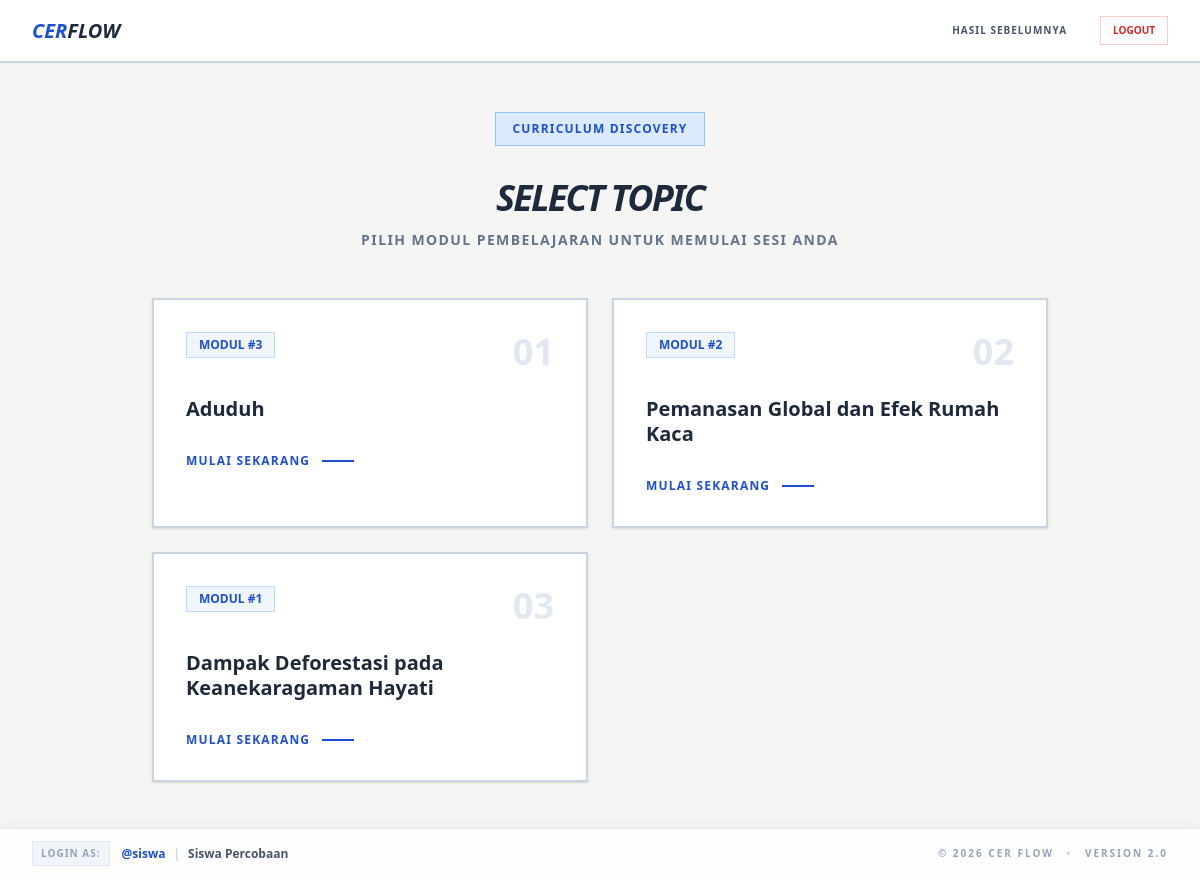
/siswa.php (signed in), run on an earlier commit of the app's database.
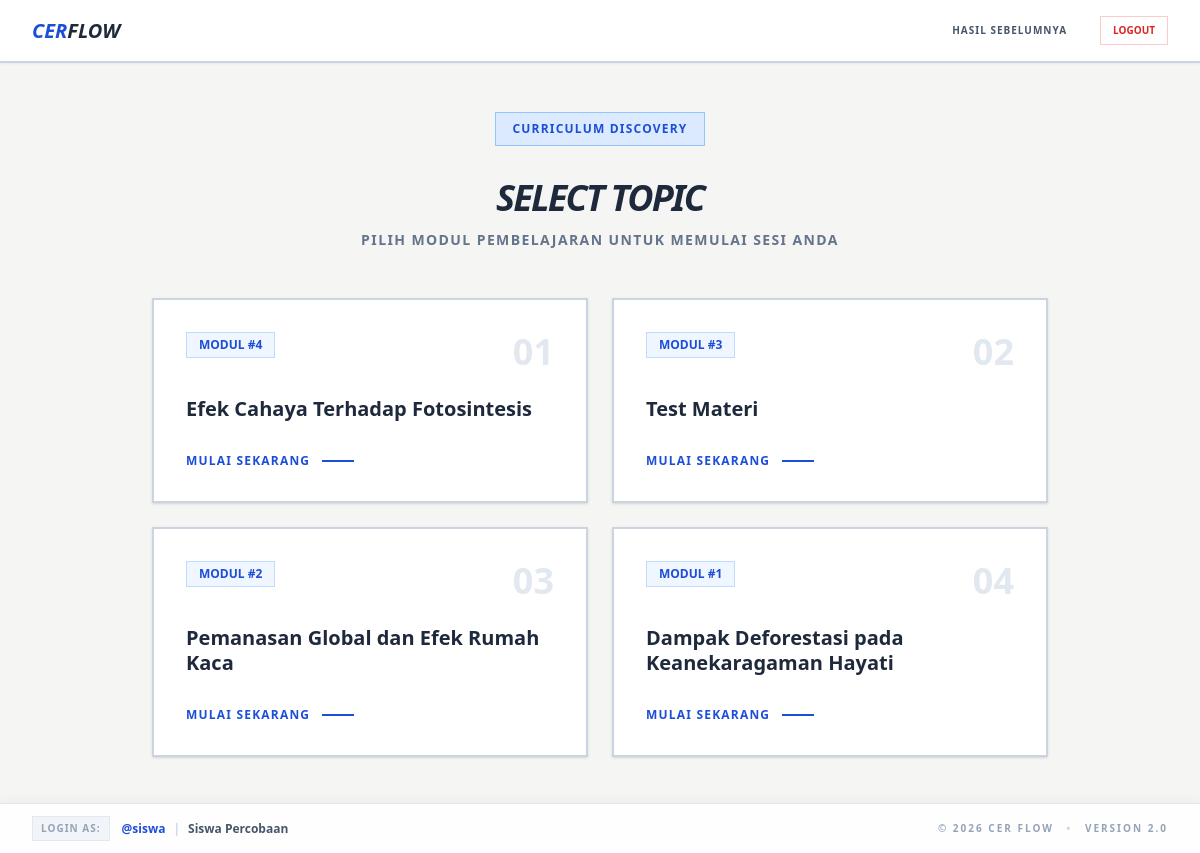
And on a later commit of the database.
### tables this page shows
CREATE TABLE `cer_maps` (
  `id` int NOT NULL AUTO_INCREMENT,
  `title` varchar(100) NOT NULL,
  `allow_feedback` tinyint(1) NOT NULL DEFAULT '1',
  `reading_text` text,
  `allow_reading` tinyint(1) NOT NULL DEFAULT '1',
  `created_at` timestamp NOT NULL DEFAULT CURRENT_TIMESTAMP,
  PRIMARY KEY (`id`)
);

### app/Models/CERMap.php (called while the page is built, shortened)
<?php
class CERMap {
    private $conn;
    private $table_maps = "cer_maps";
    public function __construct($db) {
        $this->conn = $db;
    }
    public function getAll() {
        $query = "SELECT * FROM " . $this->table_maps . " ORDER BY id DESC";
        $stmt = $this->conn->prepare($query);
        $stmt->execute();
        return $stmt->fetchAll(PDO::FETCH_ASSOC);
    }
}
?>

### siswa.php (the view, shortened to what this page needs)
<?php
require_once 'app/Models/CERMap.php';
$database = new Database();
$db = $database->getConnection();
$cerMapModel = new CERMap($db);
$maps = $cerMapModel->getAll();
include 'partials/header.php';
include 'partials/navbar.php';
?>
<div id="view-selector" class="fixed inset-0 z-[40] bg-stone-100 p-12 pt-28 pb-24 overflow-y-auto">
    <div class="max-w-4xl mx-auto">
        <div class="text-center mb-12">
            <span class="text-xs font-black text-blue-700 bg-blue-100 px-4 py-2 uppercase tracking-widest mb-4 inline-block border border-blue-300">Curriculum Discovery</span>
            <h2 class="text-4xl font-black text-slate-800 uppercase italic tracking-tighter mt-4">Select Topic</h2>
            <p class="text-slate-500 text-sm font-bold uppercase tracking-widest mt-3">Pilih modul pembelajaran untuk memulai sesi Anda</p>
        </div>
        <div class="grid grid-cols-1 md:grid-cols-2 gap-6" id="map-grid">
            <?php foreach($maps as $index => $map): ?>
            <div onclick="startLearning(<?= $index ?>)" class="bg-white p-8 border-2 border-slate-300 hover:border-blue-600 cursor-pointer shadow hover:shadow-lg hover:-translate-y-1 transition-all group relative overflow-hidden">
                <div class="flex justify-between items-start mb-6">
                    <span class="text-xs font-black text-blue-700 bg-blue-50 px-3 py-1 border border-blue-200 uppercase">MODUL #<?= $map['id'] ?></span>
                    <span class="text-slate-200 group-hover:text-blue-100 transition-colors font-black text-4xl">0<?= $index + 1 ?></span>
                </div>
                <h4 class="font-black text-slate-800 text-xl group-hover:text-blue-700 leading-tight mb-8"><?= htmlspecialchars($map['title']) ?></h4>
                <div class="flex items-center gap-3 text-blue-700">
                    <span class="text-xs font-black uppercase tracking-widest">Mulai Sekarang</span>
                    <div class="w-8 h-[2px] bg-blue-700 transition-all group-hover:w-14"></div>
                </div>
            </div>
            <?php endforeach; ?>
        </div>
    </div>
</div>
<?php include 'partials/footer.php'; ?>

### partials/header.php (shortened to what this page needs)
<!DOCTYPE html>
<html lang="en">
<head>
    <script src="https://cdn.tailwindcss.com"></script>
    <link rel="stylesheet" href="assets/css/style.css">
</head>
<body class="bg-stone-100 min-h-screen flex flex-col font-sans text-slate-800">

### partials/navbar.php (shortened to what this page needs)
<?php
$role = isset($_SESSION['role']) ? $_SESSION['role'] : null;
$navContext = isset($navContext) ? $navContext : 'admin';
?>
<nav class="bg-white border-b-2 border-slate-300 px-8 py-4 flex justify-between items-center sticky top-0 z-50 shadow-sm">
    <div class="flex items-center gap-4">
        <a href="index.php">
            <h1 class="text-xl font-black text-blue-700 italic uppercase">CER<span class="text-slate-800">Flow</span></h1>
        </a>
    </div>
    <div class="flex items-center gap-3">
        <?php if ($role == 'guru'): ?>
            <?php if ($navContext === 'admin'): ?>
                <a href="maps.php" class="text-sm font-bold text-slate-600 hover:text-blue-700 hover:bg-blue-50 px-4 py-2 border border-transparent hover:border-blue-200 transition-all">📚 Materi</a>
                <a href="users.php" class="text-sm font-bold text-slate-600 hover:text-blue-700 hover:bg-blue-50 px-4 py-2 border border-transparent hover:border-blue-200 transition-all">👥 Users</a>
                <a href="logs.php" class="text-sm font-bold text-slate-600 hover:text-blue-700 hover:bg-blue-50 px-4 py-2 border border-transparent hover:border-blue-200 transition-all">📝 Log Aktivitas</a>
                <a href="report.php" class="text-sm font-bold text-slate-600 hover:text-blue-700 hover:bg-blue-50 px-4 py-2 border border-transparent hover:border-blue-200 transition-all">📊 Laporan Nilai</a>
                <a href="settings.php" class="text-sm font-bold text-slate-600 hover:text-blue-700 hover:bg-blue-50 px-4 py-2 border border-transparent hover:border-blue-200 transition-all">⚙️ Settings</a>
            <?php else: ?>
                <a href="maps.php" class="text-sm font-bold <?php echo $navContext === 'maps' ? 'text-blue-700 border-b-2 border-blue-700' : 'text-slate-600 hover:text-blue-700'; ?> px-4 py-2 transition-all">📚 Materi</a>
                <a href="users.php" class="text-sm font-bold <?php echo $navContext === 'users' ? 'text-blue-700 border-b-2 border-blue-700' : 'text-slate-600 hover:text-blue-700'; ?> px-4 py-2 transition-all">👥 Users</a>
                <a href="logs.php" class="text-sm font-bold <?php echo $navContext === 'logs' ? 'text-blue-700 border-b-2 border-blue-700' : 'text-slate-600 hover:text-blue-700'; ?> px-4 py-2 transition-all">📝 Log Aktivitas</a>
                <a href="report.php" class="text-sm font-bold <?php echo $navContext === 'report' ? 'text-blue-700 border-b-2 border-blue-700' : 'text-slate-600 hover:text-blue-700'; ?> px-4 py-2 transition-all">📊 Laporan Nilai</a>
                <a href="settings.php" class="text-sm font-bold <?php echo $navContext === 'settings' ? 'text-blue-700 border-b-2 border-blue-700' : 'text-slate-600 hover:text-blue-700'; ?> px-4 py-2 transition-all">⚙️ Settings</a>
                <a href="admin.php" class="bg-slate-800 text-white px-6 py-2 text-sm font-bold shadow hover:bg-black transition-all">← Kembali ke Studio</a>
            <?php endif; ?>
        <?php elseif ($role == 'siswa'): ?>
            <?php if ($navContext === 'history' || $navContext === 'report'): ?>
                <a href="siswa.php" class="bg-slate-800 text-white px-4 py-1.5 text-[10px] font-black uppercase tracking-widest shadow hover:bg-black transition-all mr-1">← Kembali</a>
            <?php else: ?>
                <a href="history.php" class="text-[10px] font-black text-slate-600 uppercase tracking-widest hover:text-blue-700 hover:bg-blue-50 px-3 py-1.5 border border-transparent hover:border-blue-200 transition-all mr-1">Hasil Sebelumnya</a>
            <?php endif; ?>
        <?php endif; ?>
        <?php if ($role): ?>
            <a href="logout.php" class="text-[10px] font-black text-red-600 hover:bg-red-50 px-3 py-1.5 border border-red-200 hover:border-red-400 transition-all ml-1">LOGOUT</a>
        <?php endif; ?>
    </div>
</nav>

### partials/footer.php (shortened to what this page needs)
    <footer class="fixed bottom-0 left-0 right-0 bg-white border-t border-slate-200 py-3 px-8 z-[100] flex justify-between items-center shadow-[0_-4px_10px_rgba(0,0,0,0.03)] backdrop-blur-sm bg-white/90">
        <?php if (isset($_SESSION['user_id'])): ?>
            <div class="flex items-center gap-3">
                <div class="text-[10px] uppercase font-black tracking-widest text-slate-400 bg-slate-100 px-2 py-1 border border-slate-200">Login as:</div>
                <div class="text-xs font-bold flex items-center gap-2">
                    <span class="text-blue-700">@<?php echo $_SESSION['username']; ?></span>
                    <span class="text-slate-300">|</span>
                    <span class="text-slate-600"><?php echo $_SESSION['namalengkap']; ?></span>
                </div>
            </div>
        <?php else: ?>
            <div></div>
        <?php endif; ?>
        <div class="text-slate-400 text-[10px] font-black uppercase tracking-[0.2em]">
            &copy; <?php echo date('Y'); ?> CER Flow <span class="text-slate-300 mx-2">•</span> Version 2.0
        </div>
    </footer>
</body>
</html>

### siswa.php (style rules this page uses)
body { user-select: none; overflow: hidden; background: #f4f5f7; }

### partials/header.php (style rules this page uses)
* { border-radius: 0 !important; }
body { font-size: 14px; }

What changed in the data, as far as the page shows it:
added cer_maps: id "4", title "Efek Cahaya Terhadap Fotosintesis"
changed cer_maps id 3: title "Aduduh" → "Test Materi"
